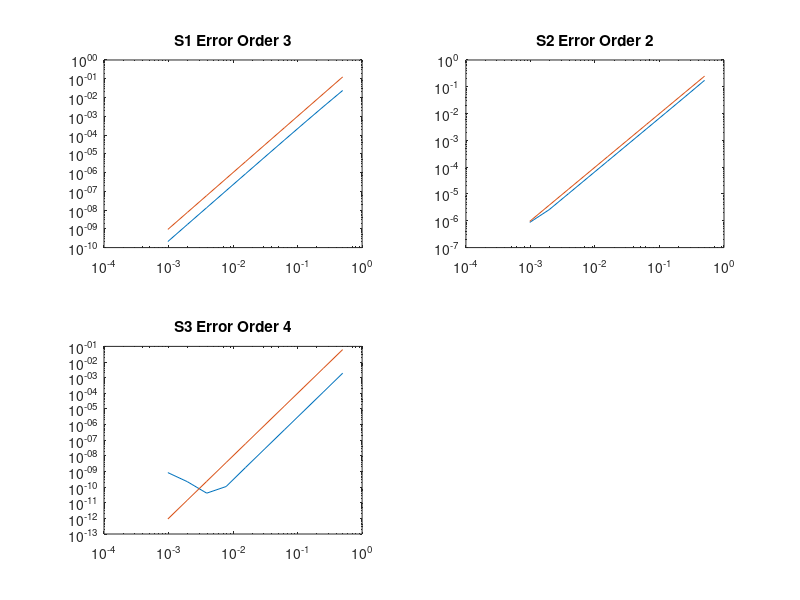

MATLAB code to generate this figure: (Note: this script raises an error after producing the figure.)
clear; close all; clc;
%% P1
%% P2
f = @(x) x.^2 + exp(x);
S1 = @(f,h) (2*f(1+h) + 3*f(1) - 6*f(1-h) + f(1-2*h))/6./h;
S2 = @(f,h) (f(1+2*h) - 2*f(1+h) + 2*f(1-h) - f(1-2*h))/2./h./h./h;
S3 = @(f,h) (-f(1+2*h) + 16*f(1+h) - 30*f(1) + 16*f(1-h) - f(1-2*h))/12./h./h;

e = exp(1);
f0 = 1+e;
f1 = 2+e;
f2 = 2+e;
f3 = e;
h = 2.^-(1:10);

figure(1); subplot(2,2,1);
loglog(h,abs(S1(f,h)-f1));
hold on;
loglog(h,h.^3);
title('S1 Error Order 3');

subplot(2,2,2);
loglog(h,abs(S2(f,h)-f3));
hold on;
loglog(h,h.^2);
title('S2 Error Order 2');

subplot(2,2,3);
loglog(h,abs(S3(f,h)-f2));
hold on;
loglog(h,h.^4);
title('S3 Error Order 4');

%% P3
%% P4
clear; close all; clc;
addpath(genpath('./Lib/ODE/'));

% 1
f1 = @(t,y) y+2*t*exp(2*t);
sol1 = @(t) 3*exp(t) -2*exp(2*t) + 2*t.*exp(2*t);
f2 = @(t,y) -y+2*t*exp(-t);
sol2 = @(t) t.^2.*exp(-t) + exp(-t);

h = .05*2.^-(1:16);
y2 = nan(2,length(h));
E  = nan(2,length(h));
for i = 1:length(h)
    t = 0:h(i):2; n = length(t);
    w1 = ForwardEuler(f1,1,0,2,n);
    w2 = ForwardEuler(f2,1,0,2,n);
    y2(:,i) = [w1(end); w2(end)];
    E(:,i)  = abs([sol1(t(end)); sol2(t(end))] - [w1(end); w2(end)]);
end

fprintf('h\t\t\ty1(2)\t\ty2(2)\n');
for i = 1:length(h)
    fprintf('.05*2^-%d\t%.6f\t%.6f\n',i,y2(1,i),y2(2,i));
    
end

figure(4); loglog(h,E(1,:)); hold on; loglog(h,h.^1); title('y_1(t) Error Plot Order 1');
figure(5); loglog(h,E(2,:)); hold on; loglog(h,h.^1); title('y_2(t) Error Plot Order 1');



